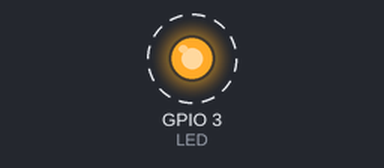
Simulated run of this program. Board: Raspberry Pi (BCM pin numbers). Parts: output pins drawn as LEDs (lit = HIGH). Dashed ring = blinking. At 20.0 s the program stops and its outputs stay as they are.

Above: at 0.5 s.
Timing chart, 0 to 4.6 s (numbered marks = the images above):
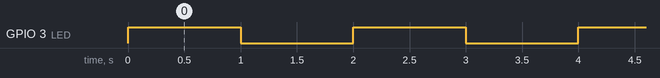

The program:

LED_Blink.py
```python
#-*- coding: utf-8 -*-

#필요한 모듈을 불러옵니다.
import RPi.GPIO as GPIO
import time

#사용할 GPIO핀의 번호를 선정합니다.(BCM모드)
LED=3                #GPIO 4

#불필요한 warnig 제거
GPIO.setwarnings(False)

#GPIO핀의 번호 모드 설정
GPIO.setmode(GPIO.BCM)

#LED 핀의 IN/OUT 설정
GPIO.setup(LED, GPIO.OUT)

#10번 반복문
for i in range(10):
	GPIO.output(LED, 1)
	time.sleep(1)
	GPIO.output(LED, 0)
	time.sleep(1)
GPIO.cleanup()
```

Measured:
- by itself, GPIO 3 (LED): alternates HIGH for 1.0 s and LOW for 1.0 s, 20 changes in all, then stays LOW
